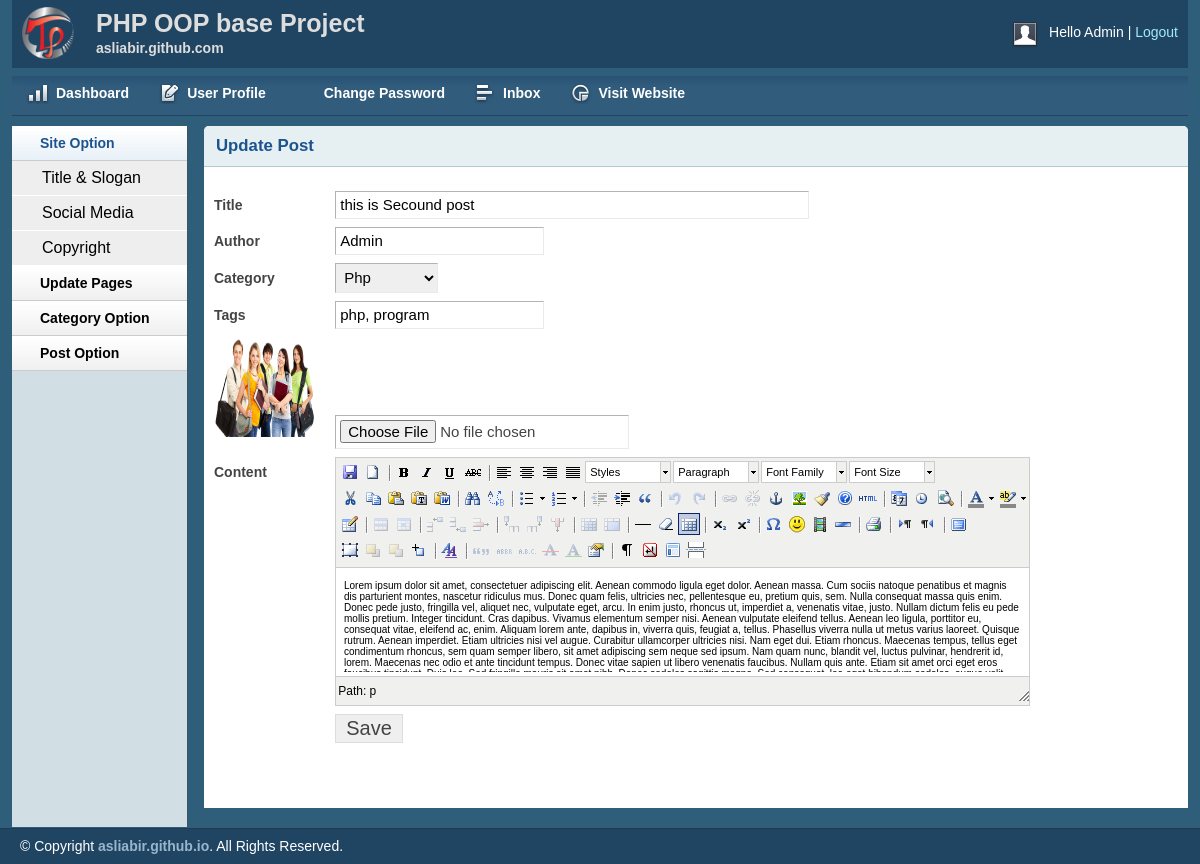
The page /admin/editpost.php?id=2 (signed in) on the database its author committed.
### tables this page shows
CREATE TABLE `tbl_post` (
  `id` int(11) NOT NULL,
  `catid` int(11) NOT NULL,
  `title` varchar(100) NOT NULL,
  `image` varchar(255) NOT NULL,
  `author` varchar(60) NOT NULL,
  `body` text NOT NULL,
  `tags` varchar(255) NOT NULL,
  `date` timestamp NOT NULL DEFAULT current_timestamp()
);

### lib/Database.php (called while the page is built, shortened)
<?php
Class Database{
	public $host   = DB_HOST;
	public $user   = DB_USER;
	public $pass   = DB_PASS;
	public $dbname = DB_NAME;
	public $link;
	private function connectDB(){
	$this->link = new mysqli($this->host, $this->user, $this->pass, $this->dbname);
 }
	public function select($query){
		$result = $this->link->query($query) or die($this->link->error.__LINE__);
		if($result->num_rows > 0){
			return $result;
		} else {
			return false;
		}
	}
}
?>

### admin/editpost.php (the view, shortened to what this page needs)
<?php include "inc/header.php"; ?>
<?php include "inc/sidebar.php"; ?>
<?php
if(isset($_GET['id'])){
    $id = $_GET['id'];
} else {
}
?>
<div class="grid_10">
<div class="box round first grid">
    <h2>Update Post</h2>
    <div class="block">
    <form action="editpost.php" method="post" enctype="multipart/form-data">
        <table class="form">
        <?php
            $query = "SELECT * FROM tbl_post WHERE id='$id'";
            $postedit = $db->select($query);
            while($result = $postedit->fetch_assoc()){
        ?>
            <tr>
                <td>
                    <label>Title</label>
                </td>
                <td>
                    <input type="text" value="<?php echo $result['title'];?>" name="title" class="medium" />
                </td>
            </tr>
            <tr>
                <td>
                    <label>Author</label>
                </td>
                <td>
                    <input type="text" value="<?php echo $result['author'];?>" name="author" />
                </td>
            </tr>
            <tr>
                <td>
                    <label>Category</label>
                </td>
                <td>
                <select id="select" name="catid">
                <?php
                $catquery = "SELECT * FROM tbl_category";
                $allcat = $db->select($catquery);
                if($allcat){
                    while($result2 = $allcat->fetch_assoc()){
                        ?>
                        <option value="<?php echo $result2['id']; ?>"><?php echo $result2['name']; ?></option>
                <?php } } ?>
                </select>
                </td>
            </tr>
            <tr>
                <td>
                    <label>Tags</label>
                </td>
                <td>
                    <input type="text" value="<?php echo $result['tags'];?>" id="tags" name="tags" />
                </td>
            </tr>
            <tr>
                <td>
                    <label><img src="<?php echo $result['image']; ?>" height="100px" width="100px" alt=""></label>
                </td>
                <td>
                    <input type="file" name="image" />
                </td>
            </tr>
            <tr>
                <td style="vertical-align: top; padding-top: 9px;">
                    <label>Content</label>
                </td>
                <td>
                </td>
            </tr>
            <tr>
                <td></td>
                <td>
                    <input type="submit" name="submit" Value="Save" />
                </td>
            </tr>
            <?php } ?>
        </table>
        </form>
    </div>
</div>
</div>
<?php include "inc/footer.php"; ?>

### admin/css/layout.css (style rules this page uses)
body { background: #fff none repeat scroll 0 0; color: #444; font-size: 14px; padding: 0; }
h1, h2, h3, h4, h5, h6 { line-height: 1.2em; margin-bottom: .3em; }
h2 { margin-top: 1em; }
.box { background: #fff; margin-bottom: 20px; padding: 10px 10px 10px 10px; margin-left: -8px; }
.box.grid { padding-bottom: 40px; }
.box.round { -moz-border-radius: 5px 5px 0px 0px; -webkit-border-radius: 5px 5px 0px 0px; border-radius: 5px 5px 0px 0px; }
.box h2 { font-size: 1.2em; font-weight: bold; color: #1B548D; background: #E6F0F3; margin: -10px -10px 0 -10px; padding: 10px 12px; border-bottom: 1px solid #B3CBD6; -moz-border-radius: 5px 5px 0px 0px; -webkit-border-radius: 5px 5px 0px 0px; border-radius: 5px 5px 0px 0px; }
.box.first { min-height: 406px; }
.block { padding-top: 20px; }
table.form { width: 100%; }
table.form td { padding: 4px 0px; }
table.form label { font-weight: bold; }
table.form input, table.form select { font-size: 15px; padding: 4px 4px 5px 4px; border-top: 1px solid #b3b3b3; border-left: 1px solid #b3b3b3; border-right: 1px solid #eaeaea; border-bottom: 1px solid #eaeaea; }
table.form input[type="submit"] { border: 1px solid #ddd; color: #444; cursor: pointer; font-size: 20px; padding: 2px 10px; }
input.medium { width: 55%; }
.block { padding-bottom: 1px; }

### admin/js/tiny-mce/themes/advanced/skins/default/content.css (style rules this page uses)
body, td, pre { color:#000; font-family:Verdana, Arial, Helvetica, sans-serif; font-size:10px; margin:8px; }
body { background:#FFF; }
h2 { font-size: 1.5em }
img { border:0; }
table, img, hr, .mceItemAnchor { cursor:default }
table td, table th { cursor:text }

### rows shown on the page
tbl_post: title "this is Secound post", author "Admin", tags "php, program", image (picture)

### other values the page prints
form field catid "Php"
